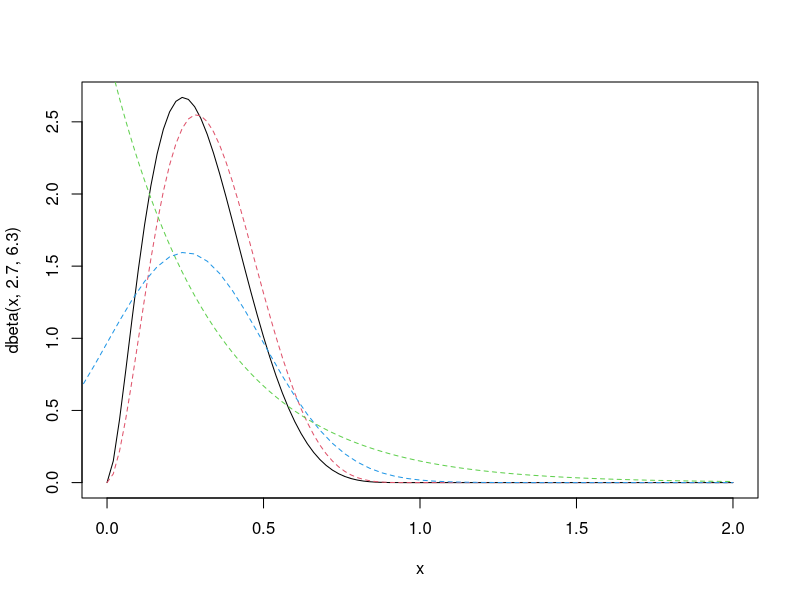
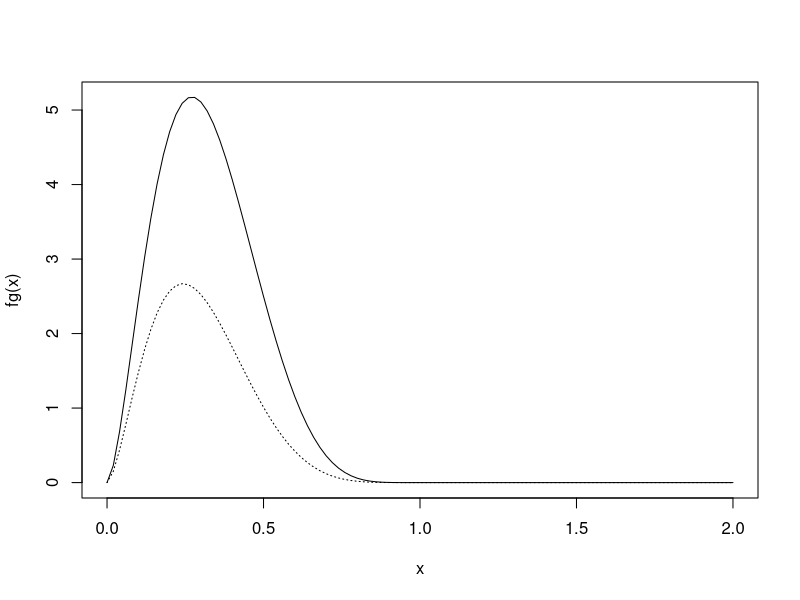
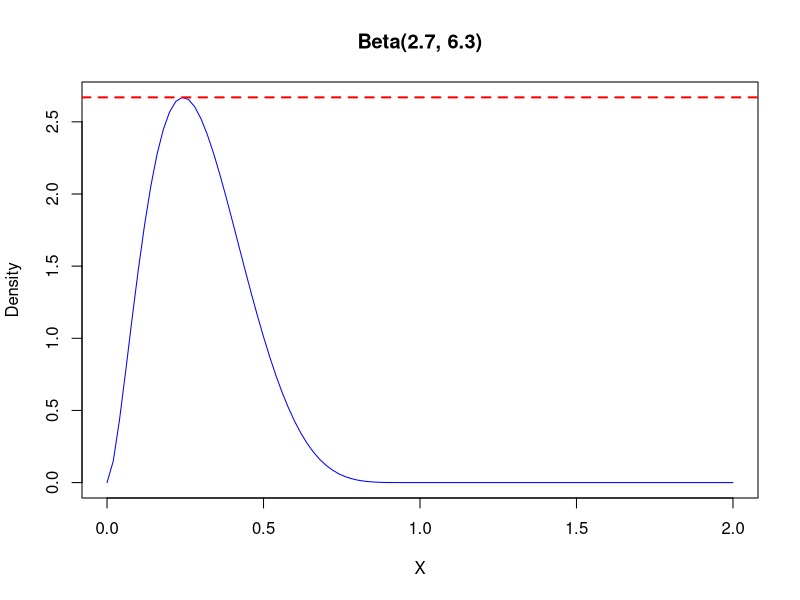
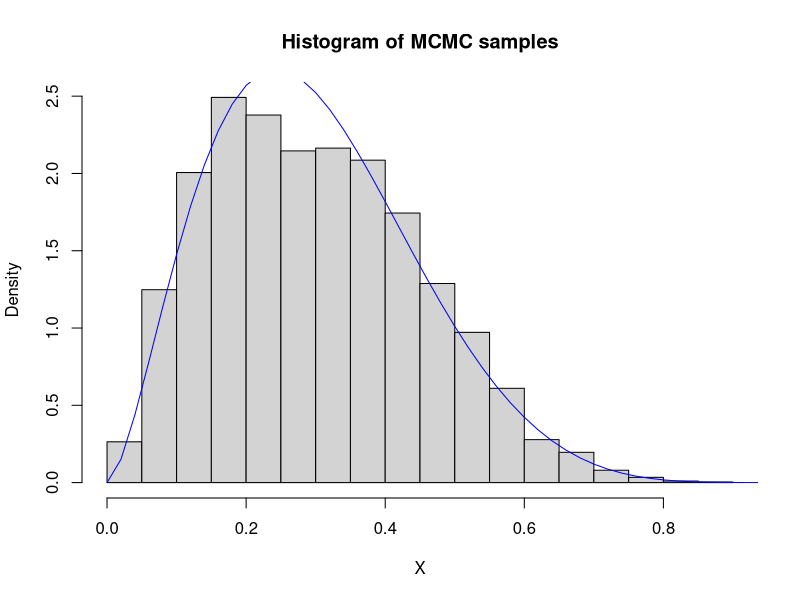
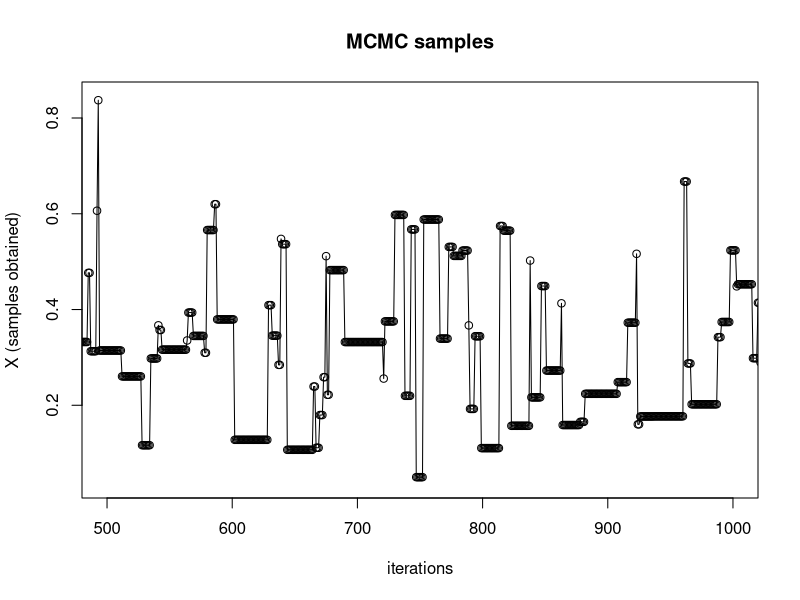
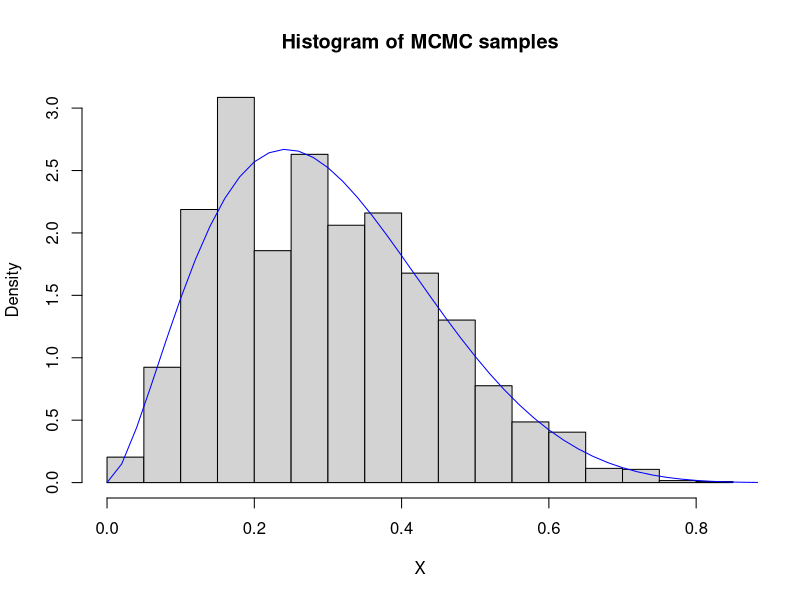
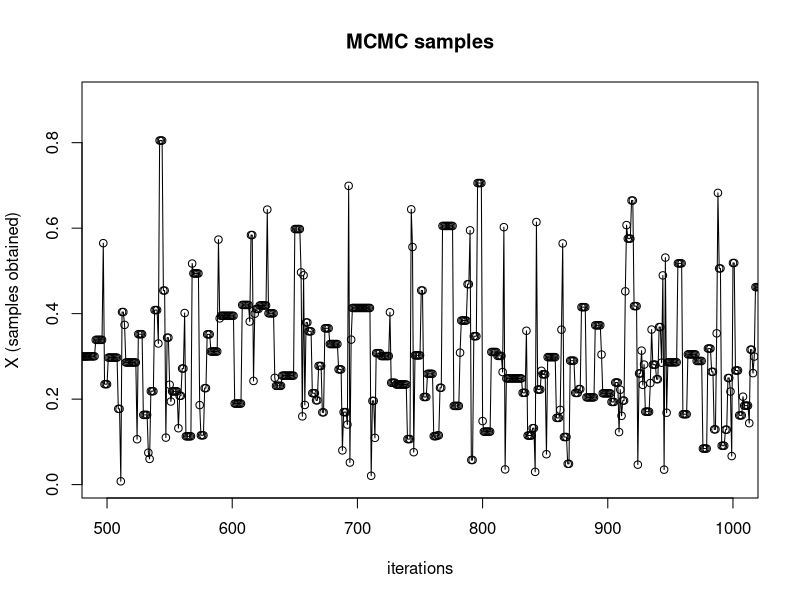
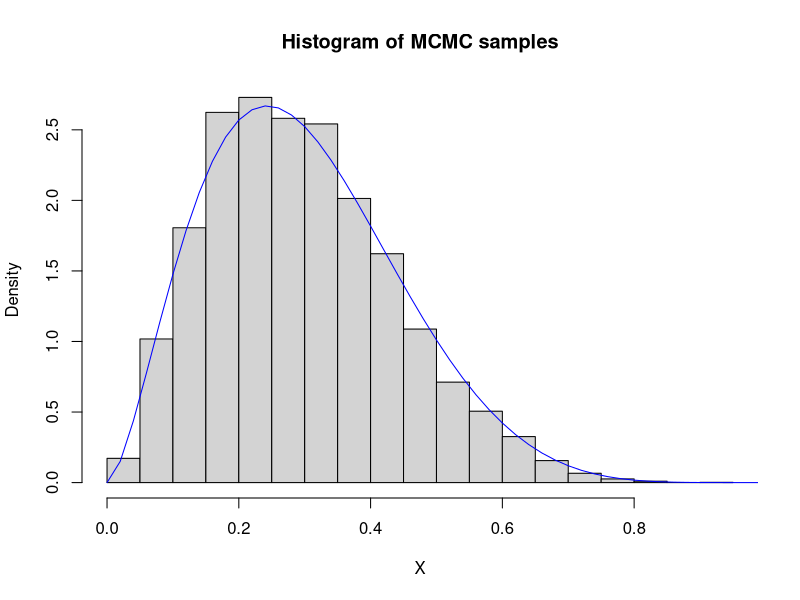

Recreate these plots in R, in order.
## ---- chunk 1
## potential instumential distributions
curve(expr = dbeta(x, 2.7, 6.3), from = 0, to = 2)
curve(expr = dbeta(x, 3, 6), from = 0, to = 2, add = TRUE, col = 2, lty = 2)
curve(expr = dexp(x, rate = 3), from = 0, to = 2, add = TRUE, col = 3, lty = 2)
curve(expr = dnorm(x, mean = 0.25, 0.25), from = -2, to = 2, add = TRUE, col = 4, lty = 2)
## ---- chunk 2
fg = function(x){
  1.5*dbeta(x, 2.7, 6.3)/dexp(x, rate = 1)
}

curve(expr = fg, from = 0, to = 2)
curve(expr = dbeta(x, 2.7, 6.3), from = 0, to = 2, add = TRUE, lty = 3)

## ---- chunk 3
N = 10000

## For accept-reject, we need to find a value for M
## we can use `optimize` to find the maximum of our target density
maximum  = optimize(f = function(x){ dbeta(x, 2.7, 6.3) }, 
                    interval = c(0, 2), maximum = TRUE ) ## obtain maximum

## M here is basically random guess
M = maximum$objective  ## something smaller like 1.5 works too!
curve(expr = dbeta(x, 2.7, 6.3), 
      from = 0, to = 2, col = "blue",
      main = "Beta(2.7, 6.3)", xlab = "X", ylab = "Density")
abline(h = M, lty = 2, lwd = 2, col = "red")

f = function(x){
  dbeta(x, 2.7, 6.3)
}

g = function(x){
  #dnorm(x, mean = maximum$maximum, sd = 0.25)
  dexp(x, rate = 1)
}
## ---- chunk 4
#N = 100000
X = numeric(N)
i = 0
while(i < N){
  #Y = abs(rnorm(n = 1, mean = maximum$maximum, sd = 0.25))
  Y = rexp(n = 1, rate = 1)
  U = runif(1)
  if(U*M <= f(Y)/g(Y)){
    i = i + 1
    X[i] = Y
  }
}


print("sample mean from direct samples")
mean(rbeta(n = 1000, shape1 = 2.7, shape2 = 6.3))
print("sample mean from Accept-Reject samples")
mean(X)
## ---- chunk 5
## see how samples from chain compare to Beta(2.7, 6.3) density
hist(X, main = "Histogram of MCMC samples", prob = TRUE)
curve(expr = dbeta(x, 2.7, 6.3), 
      from = 0, to = 2, add = TRUE, col = "blue")

## ---- chunk 6
## Metropolis Hastings
## now compare results with Beta(2.7, 6.3)

N = 10000
X = numeric(N)
X[1] = rbeta(n = 1, shape1 = 2.7, shape2 = 6.3) ## initial value
for(i in 1:N){
  Y = rexp(n = 1, rate = X[i])
  rho = (dbeta(x = Y, 2.7, 6.3) * dexp(x = X[i], rate = Y)) / 
    (dbeta(x = X[i], 2.7, 6.3) * dexp(x = Y, rate = X[i])) 
  
  if(runif(1) < rho){
    X[i+1] = Y
  } else{
    X[i+1] = X[i]
  }
}
## ---- chunk 7
print("sample mean from direct samples")
mean(rbeta(n = 1000, shape1 = 2.7, shape2 = 6.3))
print("sample mean from M-H samples")
mean(X)

## see chain transitions
plot(X, type = "o", main = "MCMC samples",
     xlim = c(500,1000),
     xlab = "iterations", ylab = "X (samples obtained)")
## ---- chunk 8
## see how samples from chain compare to Beta(2.7, 6.3) density
hist(X, main = "Histogram of MCMC samples", prob = TRUE)
curve(expr = dbeta(x, 2.7, 6.3), 
      from = 0, to = 2, add = TRUE, col = "blue")


## ---- chunk 9

## Metropolis Hastings
## now compare results with Beta(2.7, 6.3)

N = 10000
X = numeric(N)
X[1] = rbeta(n = 1, shape1 = 2.7, shape2 = 6.3)
for(i in 1:N){
  Y = rexp(n = 1, rate = 1)
  rho = (dbeta(x = Y, 2.7, 6.3) * dexp(x = X[i], rate = 1)) / 
    (dbeta(x = X[i], 2.7, 6.3) * dexp(x = Y, rate = 1)) 
  
  if(runif(1) < rho){
    X[i+1] = Y
  } else{
    X[i+1] = X[i]
  }
  
}



print("sample mean from direct samples")
mean(rbeta(n = 1000, shape1 = 2.7, shape2 = 6.3))
print("sample mean from M-H samples")
mean(X)
## ---- chunk 10
## see chain transitions
plot(X, type = "o", main = "MCMC samples",
     xlim = c(500,1000),
     xlab = "iterations", ylab = "X (samples obtained)")
## ---- chunk 11
## see how samples from chain compare to Beta(2.7, 6.3) density
hist(X, main = "Histogram of MCMC samples", prob = TRUE)
curve(expr = dbeta(x, 2.7, 6.3), 
      from = 0, to = 2, add = TRUE, col = "blue")



## ---- chunk 12
N = 10000

## For accept-reject, we need to find a value for M
## we can use `optimize` to find the maximum of our target density
maximum  = optimize(f = function(x){ dgamma(x = x, shape = 4.3, rate = 6.2)}, 
                    interval = c(0, 2), maximum = TRUE ) ## obtain maximum

M = maximum$objective
curve(expr = dgamma(x = x, shape = 4.3, rate = 6.2), 
      from = 0, to = 2, col = "blue",
      main = "Gamma(4.3, 6.2", xlab = "X", ylab = "Density")
abline(h = M, lty = 3, lwd = 2, col = "red")

f = function(x){
  dgamma(x = x, shape = 4.3, rate = 6.2)
}

g = function(x){
  dgamma(x = x, shape = 4, rate = 7)
}
## ---- chunk 13
#N = 10
X = numeric(N)
i = 0
while(i < N){
  Y = rgamma(n = 1, shape = 4, rate = 7)
  U = runif(1)
  if(U*M <= f(Y)/g(Y)){
    i = i + 1
    X[i] = Y
  }
}

## see how samples from chain compare to Gamma density
hist(X, main = "Histogram of MCMC samples", prob = TRUE)
curve(expr = dgamma(x = x, shape = 4.3, rate = 6.2), 
      from = 0, to = 2, add = TRUE, col = "blue")

## ---- chunk 14
## Metropolis Hastings 

N = 10000
X = numeric(N)
X[1] = rgamma(n = 1, shape = 4.3, rate = 6.2)
for(i in 1:N){
  Y = rgamma(n = 1, shape = 4, rate = 7)
  rho = (dgamma(x = Y, shape = 4.3, rate = 6.2) * dgamma(x = X[i], shape = 4, rate = 7)) / 
    (dgamma(x = X[i], shape = 4.3, rate = 6.2) * dgamma(x = Y, shape = 4, rate = 7)) 
  #X[i+1] = X[i] + (Y - X[i])*(runif(1) < rho) ## equivalent to if-else statement below
  if(runif(1) < rho){
    X[i+1] = Y
  } else{
    X[i+1] = X[i]
  }
  
}

mean(X)

## ---- chunk 15
## see chain transitions
par(mfrow = c(1,2))
plot(X, type = "o", main = "MCMC samples",
     xlim = c(1,200),
     xlab = "iterations", ylab = "X (samples obtained)")

plot(X, type = "o", main = "MCMC samples",
     xlim = c(N-200,N),
     xlab = "iterations", ylab = "X (samples obtained)")
par(mfrow = c(1,1))


## see how samples from chain compare to Gamma density
hist(X, main = "Histogram of MCMC samples", prob = TRUE)
curve(expr = dgamma(x = x, shape = 4.3, rate = 6.2), 
      from = 0, to = 2, add = TRUE, col = "blue")

## ---- chunk 16

## Metropolis Hastings
## now compare results with Gamma(5,6)

N = 10000
X = numeric(N)
X[1] = rgamma(n = 1, shape = 4.3, rate = 6.2)
for(i in 1:N){
  Y = rgamma(n = 1, shape = 5, rate = 6)
  rho = (dgamma(x = Y, shape = 4.3, rate = 6.2) * dgamma(x = X[i], shape = 5, rate = 6)) / 
    (dgamma(x = X[i], shape = 4.3, rate = 6.2) * dgamma(x = Y, shape = 5, rate = 6)) 
  #X[i+1] = X[i] + (Y - X[i])*(runif(1) < rho) ## equivalent to if-else statement below
  if(runif(1) < rho){
    X[i+1] = Y
  } else{
    X[i+1] = X[i]
  }
  
}

mean(X)
## ---- chunk 17
## see chain transitions
plot(X, type = "o", main = "MCMC samples",
     xlim = c(500,1000),
     xlab = "iterations", ylab = "X (samples obtained)")

## see how samples from chain compare to Gamma density
hist(X, main = "Histogram of MCMC samples", prob = TRUE)
curve(expr = dgamma(x = x, shape = 4.3, rate = 6.2), 
      from = 0, to = 2, add = TRUE, col = "blue")



## ---- chunk 18

failure <- c(1, 1, 1, 1, 0, 0, 0, 0, 0, 0, 0, 0, 1, 1, 
             0, 0, 0, 1, 0, 0, 0, 0, 0)
temperature <- c(53, 57, 58, 63, 66, 67, 67, 67, 68, 
                 69, 70, 70, 70, 70, 72, 73, 75, 75,
                 76, 76, 78, 79, 81)

df = data.frame(failure, temperature)
head(df)

## ---- chunk 19
fit = glm(formula = failure ~ temperature, data = df, 
          family = binomial(link = "logit"))

summary(fit)

## ---- chunk 20
# Preliminary output from ML estimation
a.mle <- as.numeric(fit$coefficients[1])
b.mle <- as.numeric(fit$coefficients[2])
var.a.mle <- summary(fit)$cov.scaled[1, 1]
var.b.mle <- summary(fit)$cov.scaled[2, 2]

b.hyper <- exp(a.mle + 0.577216) ## hyper parameter
## 0.577216 is "Euler’s constant"


## ---- chunk 21
## setting up functions

# Posterior distribution
dpost <- function(theta, y = failure, x = temperature){
    ## density of Y is binomial/bernoulli
    a <- theta[1]
    b <- theta[2]
    p <- 1 - 1 / (1 + exp(a + b * x)) ## logistic CDF
    lik <- exp(sum(dbinom(y, size=1, prob=p, log=TRUE)))
    dprior <- exp(a) * exp(-exp(a) / b.hyper) * 1/b.hyper ## density of prior
    return(lik * dprior)
}


# Proposal distribution (independent proposal, so "theta0" is not used)
dprop <- function(theta){
    ## ignore theta0
    a <- theta[1]
    b <- theta[2]
    # a <- log(rexp(1, 1 / b.hyper)) ## remember, log for computational purposes
    # try: exp(rexp(1, 1/b.hyper)) ## Inf
    pr1 <- exp(a) * exp(-exp(a) / b.hyper) * 1/b.hyper
    pr2 <- dnorm(b, b.mle, sqrt(var.b.mle))
    return(pr1 * pr2)
}
## ---- chunk 22
rprop <- function(theta0){
    ## independent proposals for a and b
    #a <- log(rexp(1, 1 / b.hyper))
    a <- log(rexp(1, 1 / b.hyper)) ## log for computational purposes
    b <- rnorm(1, b.mle, sqrt(var.b.mle))
    return(c(a, b))
}



## ---- chunk 23
## Metropolis-Hastings set up to run


# Run Metropolis-Hastings
N <- 10^4
B <- 10^3
#mh.out <- MH(c(a.mle, b.mle), dpost, dprop, rprop, N, B)

## ---- chunk 24
## x0: initializing values for MH algorithm
## f: the pdf of posterior; target distribution
## dprop: the pdf of the proposal distribution
## rprop: the random number gen for proposal
## N: Number of samples needed
## B: Number of burn in samples
## function generates N+B samples then drops B
x0 <- c(a.mle, b.mle)
x <- matrix(NA, nrow = N + B, ncol = length(x0)) 
fx <- rep(NA, N + B)
x[1,] <- x0 ## add the initializing values
fx[1] <- dpost(x0) ## initiate the M-H algorithm
accept <- 0 ## counter for acceptance

for(i in 2:(N + B)){
    u <- rprop(x[i-1,])
    fu <- dpost(u)
    ## use log values for computational purposes
    r <- log(fu) + log(dprop(x[i-1,])) - log(fx[i-1]) - log(dprop(u))
    Rho <- min(exp(r), 1)
    if(runif(1) <= Rho){
        accept <- accept + 1 ## update counter
        x[i,] <- u
        fx[i] <- fu
    } else {
    x[i,] <- x[i-1,]
    fx[i] <- fx[i-1]
    }
}
## ---- chunk 25
print("acceptance rate: ")
print(accept/(N+B))

mh.out <- x[-(1:B), ]
alpha.mh <- mh.out[,1]
beta.mh <- mh.out[,2]


## ---- chunk 26

summary(mh.out) ## summary of parameters
## ---- chunk 27
par(mfrow = c(1,2))
hist(alpha.mh, freq=FALSE, col="gray", border="white", xlab=expression(alpha), main = "")
plot(alpha.mh, type="l", col="gray", xlab="Iteration", ylab=expression(alpha), main = "")
lines(1:N, cumsum(alpha.mh) / (1:N))
## ---- chunk 28
par(mfrow = c(1,2))
hist(beta.mh, freq=FALSE, col="gray", border="white", xlab=expression(beta), main = "")
plot(beta.mh, type="l", col="gray", xlab="Iteration", ylab=expression(beta), main = "")
lines(1:N, cumsum(beta.mh)/(1:N))

## ---- chunk 29
set.seed(987)
N = 10^6

#dt(x = x, df = 4)

X = numeric(N)
X[1] = rnorm(1) ## initialize the starting value

for(i in 1:N){
    Y = rnorm(1) ## independent of X_i
    rho = (dt(Y, df = 4) * dnorm(X[i])) /
            (dt(X[i], df = 4) * dnorm(Y))
    U = runif(1)
    if(U <= rho){
        X[i+1] = Y
    } else{
        X[i+1] = X[i]
    }

}

plot(density(X), type = "l", 
        lty = 2, main = "M-H with N(0,1) candidate")
curve(dt(x, df = 4), add = TRUE, col = 4)
